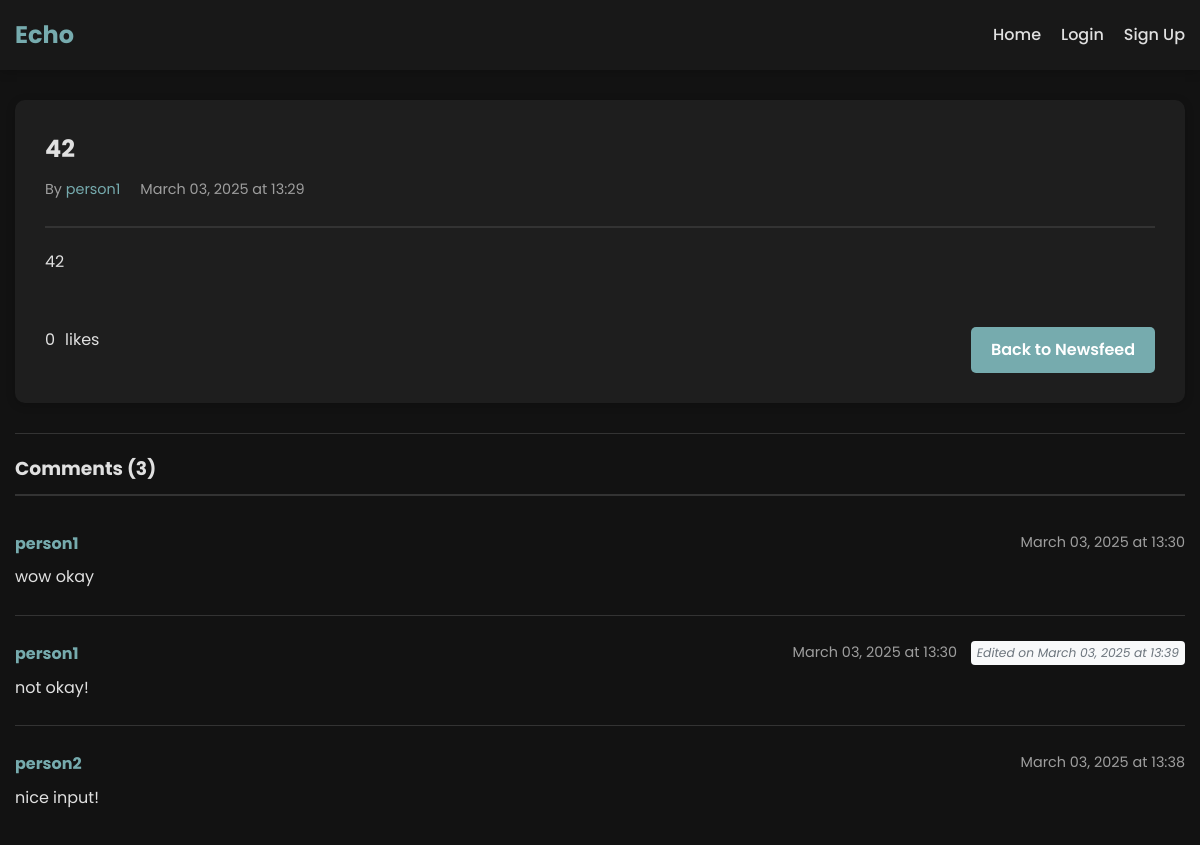
The page /post/2 on the database as committed earlier.
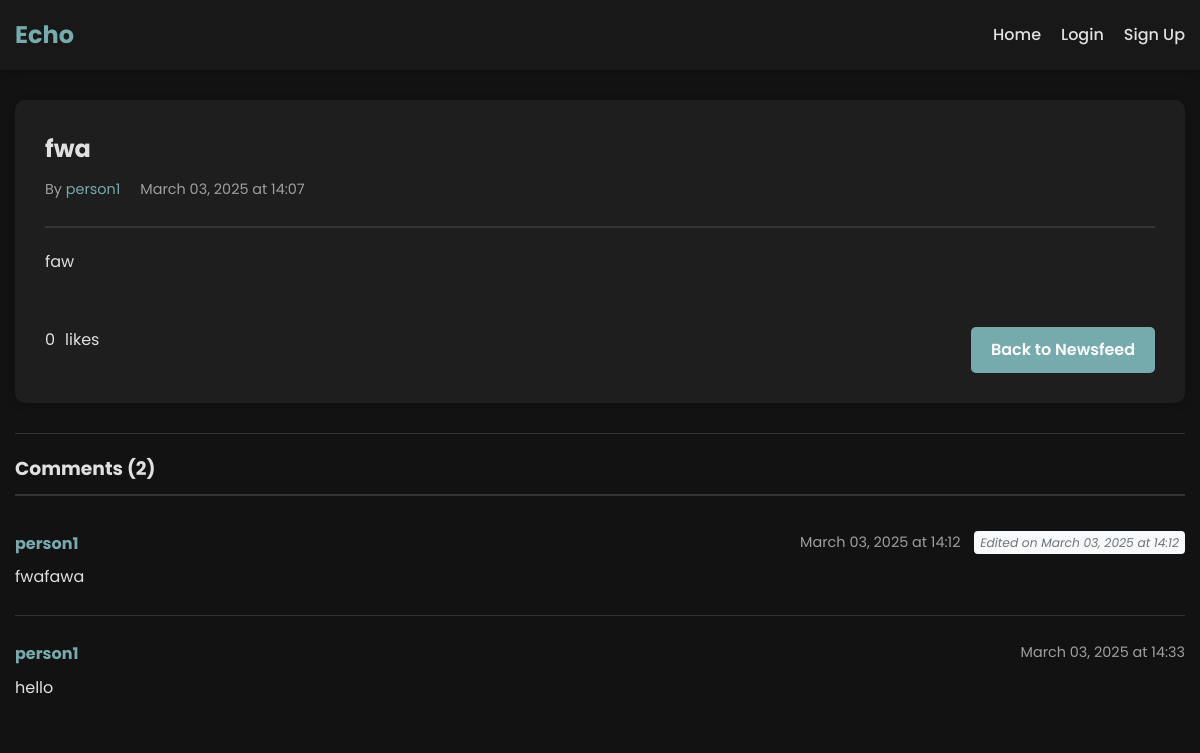
The same page on the database as committed later.
### app.py (models this page shows, shortened)
class Post(db.Model):
    id = db.Column(db.Integer, primary_key=True)
    title = db.Column(db.String(100), nullable=False)
    content = db.Column(db.Text, nullable=False)
    timestamp = db.Column(db.DateTime, default=datetime.utcnow)
    user_id = db.Column(db.Integer, db.ForeignKey('user.id'), nullable=False)
    edited = db.Column(db.Boolean, default=False)
    edited_timestamp = db.Column(db.DateTime, nullable=True)
    likes = db.relationship('Like', backref='post', lazy='dynamic', cascade='all, delete-orphan')
    comments = db.relationship('Comment', backref='post', lazy='dynamic', cascade='all, delete-orphan')
    def likes_count(self):
        return self.likes.count()
    def comments_count(self):
        return self.comments.count()

class Comment(db.Model):
    id = db.Column(db.Integer, primary_key=True)
    content = db.Column(db.Text, nullable=False)
    timestamp = db.Column(db.DateTime, default=datetime.utcnow)
    user_id = db.Column(db.Integer, db.ForeignKey('user.id'), nullable=False)
    post_id = db.Column(db.Integer, db.ForeignKey('post.id'), nullable=False)
    edited = db.Column(db.Boolean, default=False)
    edited_timestamp = db.Column(db.DateTime, nullable=True)

class User(UserMixin, db.Model):
    id = db.Column(db.Integer, primary_key=True)
    username = db.Column(db.String(80), unique=True, nullable=False)
    email = db.Column(db.String(120), unique=True, nullable=False)
    password_hash = db.Column(db.String(128), nullable=False)
    bio = db.Column(db.Text, default='')
    join_date = db.Column(db.DateTime, default=datetime.utcnow)
    posts = db.relationship('Post', backref='author', lazy=True, cascade='all, delete-orphan')
    likes = db.relationship('Like', backref='user', lazy='dynamic', cascade='all, delete-orphan')
    comments = db.relationship('Comment', backref='user', lazy='dynamic', cascade='all, delete-orphan')
    friends = db.relationship(
        'User',
        secondary=friendship,
        primaryjoin=(friendship.c.user_id == id),
        secondaryjoin=(friendship.c.friend_id == id),
        backref=db.backref('followed_by', lazy='dynamic'),
        lazy='dynamic'
    )

### app.py (the view)
@app.route('/post/<int:post_id>')
def post(post_id):
    post = Post.query.get_or_404(post_id)
    comments = Comment.query.filter_by(post_id=post_id).order_by(Comment.timestamp.asc()).all()
    return render_template('post.html', post=post, comments=comments)

### templates/post.html (shortened to what this page needs)
{% extends 'base.html' %}
{% block content %}
    <div class="post-detail">
        <div class="post-detail-header">
            <h2>{{ post.title }}</h2>
            <div class="post-meta">
                <p>By <a href="{{ url_for('profile', username=post.author.username) }}">{{ post.author.username }}</a></p>
                <p>
                    {{ post.timestamp.strftime('%B %d, %Y at %H:%M') }}
                </p>
            </div>
        </div>
        <div class="post-detail-content">
            {{ post.content|safe }}
        </div>
        <div class="post-bottom">
            <div class="post-likes">
                <div class="like-section">
                    <span id="likes-count">{{ post.likes_count() }}</span> likes
                </div>
            </div>
            <div class="post-actions">
                <a href="{{ url_for('index') }}" class="btn btn-secondary">Back to Newsfeed</a>
            </div>
        </div>
    </div>
    <div class="comments-section">
        <h3>Comments ({{ post.comments_count() }})</h3>
        <div class="comments-list">
            {% if comments %}
                {% for comment in comments %}
                    <div class="comment" id="comment-{{ comment.id }}">
                        <div class="comment-header">
                            <div class="comment-user">
                                <a href="{{ url_for('profile', username=comment.user.username) }}">{{ comment.user.username }}</a>
                            </div>
                            <div class="comment-date">
                                {{ comment.timestamp.strftime('%B %d, %Y at %H:%M') }}
                                {% if comment.edited %}
                                    <span class="edited-label">Edited{% if comment.edited_timestamp %} on {{ comment.edited_timestamp.strftime('%B %d, %Y at %H:%M') }}{% endif %}</span>
                                {% endif %}
                            </div>
                        </div>
                        <div class="comment-content">
                            {{ comment.content }}
                        </div>
                    </div>
                {% endfor %}
            {% else %}
                <div class="no-comments">
                    <p>No comments yet. Be the first to comment!</p>
                </div>
            {% endif %}
        </div>
    </div>
{% endblock %}

Rows that differ between the two databases and show on the page:
no longer on this page (row edited): Comment: user.username "person2", timestamp "March 03, 2025 at 13:38", content "nice input!"
changed Post: title "42" → "fwa"; timestamp "March 03, 2025 at 13:29" → "March 03, 2025 at 14:07"; content "42" → "faw"
changed Comment: timestamp "March 03, 2025 at 13:30" → "March 03, 2025 at 14:12"; edited False → True (drawn); edited_timestamp (not shown) → "March 03, 2025 at 14:12"; content "wow okay" → "fwafawa"
changed Comment: timestamp "March 03, 2025 at 13:30" → "March 03, 2025 at 14:33"; content "not okay!" → "hello"; edited True → False (drawn); edited_timestamp "March 03, 2025 at 13:39" → (not shown)
Other text that changed with them:
{{ post.comments_count() }}: "3" → "2"
